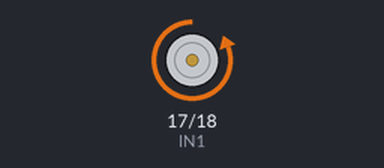
This program was run on a simulated Raspberry Pi (BCM pin numbers). On the bench: motor-driver pin pairs drawn as motors (green arrow = first pin HIGH = forward, orange = second pin HIGH = backward, longer = more drive, scaled by the enable pin).

Above: at 2.5 s.
At 9.5 s:
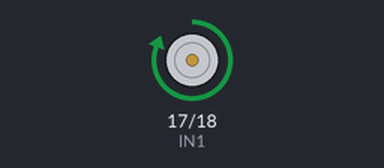
At 13.0 s:
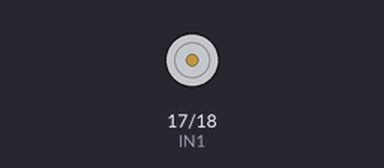
Timing chart, 0 to 18.2 s (numbered marks = the images above):
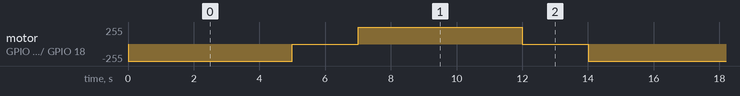

Measured:
- by itself, motor on GPIO 17 (IN1) / GPIO 18 (IN2): repeats every 14.0 s: stopped 2.0 s, forward 255/255 5.0 s, stopped 2.0 s, backward 255/255 5.0 s

The program:

Motor.py
```python
import RPi.GPIO as GPIO
import time

ENA = 4

IN1 = 17

IN2 = 18

def giro_derecha(t):
   GPIO.output(ENA,GPIO.HIGH)
   GPIO.output(IN1,GPIO.LOW)
   GPIO.output(IN2,GPIO.HIGH)
   time.sleep(t)


def parate(t):
    GPIO.output(ENA,GPIO.LOW)
    time.sleep(t)


def giro_izquierda(t):
    GPIO.output(ENA,GPIO.HIGH)
    GPIO.output(IN1,GPIO.HIGH)
    GPIO.output(IN2,GPIO.LOW)
    time.sleep(t)


def setup():
    GPIO.setmode(GPIO.BCM)
    GPIO.setup([ENA,IN1,IN2], GPIO.OUT)


def loop():
    giro_derecha(5)
    parate(2)
    giro_izquierda(5)
    parate(2)

def main():
    setup()
    while True:
       loop()

main()
```
